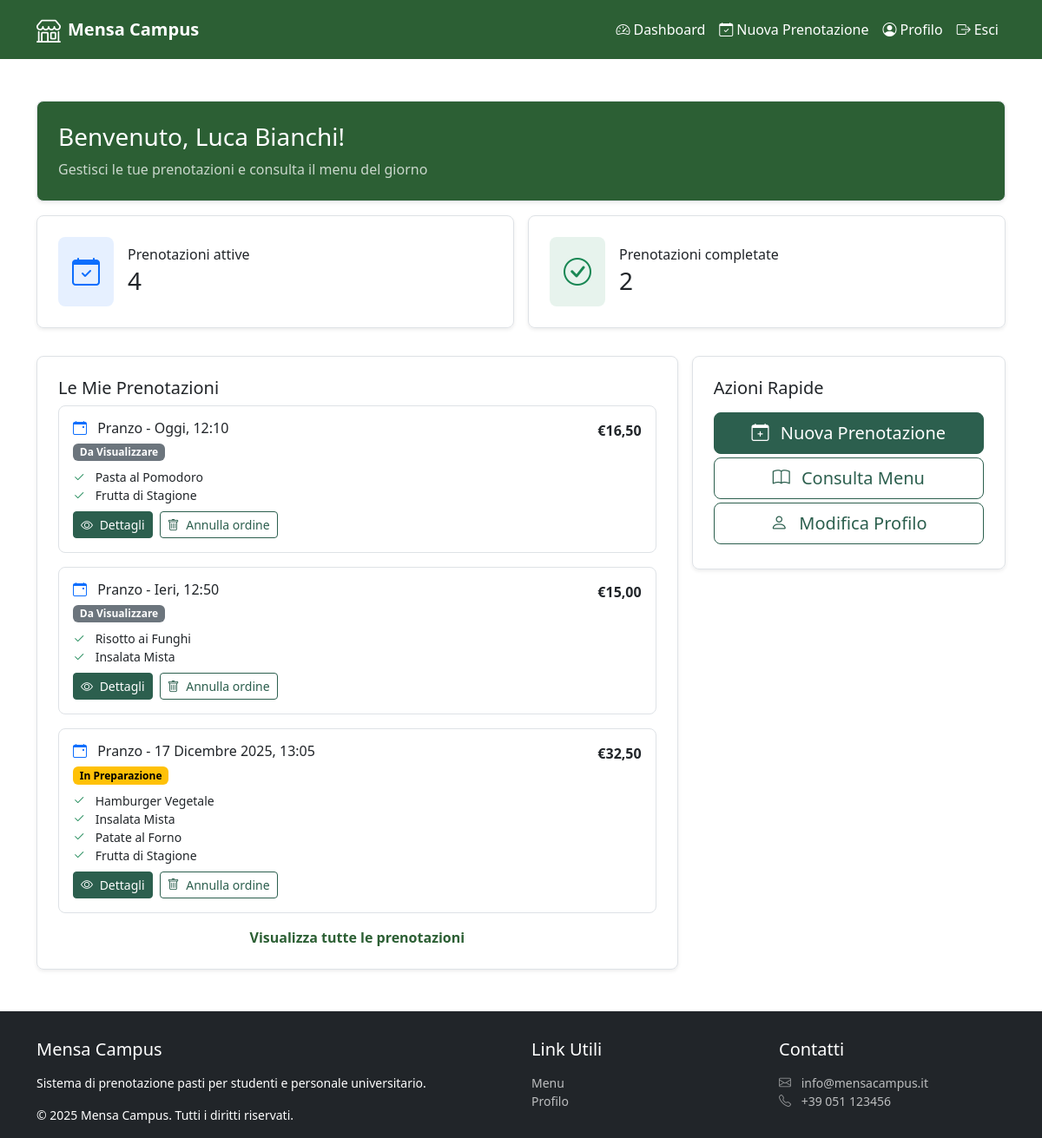
Screenshot of /user-dashboard.php (signed in) with the database file from the repository.
### tables this page shows
CREATE TABLE users (
    user_id INT NOT NULL AUTO_INCREMENT,
    email VARCHAR(255) NOT NULL,
    password VARCHAR(255) NOT NULL,
    first_name VARCHAR(50) NOT NULL,
    last_name VARCHAR(50) NOT NULL,
    admin BOOLEAN NOT NULL DEFAULT FALSE,
    registration_date DATETIME NOT NULL DEFAULT CURRENT_TIMESTAMP,
    PRIMARY KEY (user_id),
    UNIQUE KEY uk_users_email (email)
);

CREATE TABLE reservations (
    reservation_id INT NOT NULL AUTO_INCREMENT,
    total_amount DECIMAL(8,2) NOT NULL,
    date_time DATETIME NOT NULL,
    notes TEXT COMMENT 'Note aggiuntive inserite dall’utente',
    status ENUM(
        'Da Visualizzare',
        'In Preparazione',
        'Pronto al ritiro',
        'Completato',
        'Annullato'
    ) NOT NULL DEFAULT 'Da Visualizzare',
    user_id INT NOT NULL,
    PRIMARY KEY (reservation_id),
    CONSTRAINT fk_reservations_user
        FOREIGN KEY (user_id)
        REFERENCES users(user_id)
);

CREATE TABLE reservation_dishes (
    reservation_id INT NOT NULL,
    dish_id INT NOT NULL,
    quantity INT NOT NULL,
    PRIMARY KEY (reservation_id, dish_id),
    CONSTRAINT fk_reservation_dishes_reservation
        FOREIGN KEY (reservation_id)
        REFERENCES reservations(reservation_id),
    CONSTRAINT fk_reservation_dishes_dish
        FOREIGN KEY (dish_id)
        REFERENCES dishes(dish_id)
);

CREATE TABLE dishes (
    dish_id INT NOT NULL AUTO_INCREMENT,
    name VARCHAR(50) NOT NULL,
    description VARCHAR(255) NOT NULL,
    price DECIMAL(6,2) NOT NULL,
    stock INT NOT NULL,
    image VARCHAR(255) NOT NULL,
    calories INT NOT NULL,
    category_id INT NOT NULL,
    PRIMARY KEY (dish_id),
    CONSTRAINT fk_dishes_category
        FOREIGN KEY (category_id)
        REFERENCES categories(category_id)
);

### user-dashboard.php (called while the page is built, shortened)
<?php
require_once 'bootstrap.php';
$userId = $_SESSION["user_id"];
$templateParams["user"] = $dbh->getUserById($userId);
$counts = $dbh->getReservationCountsByUser($userId);
$templateParams["titolo"] = "Mensa Campus - Prenotazioni";
$templateParams["active_count"] = (int)($counts['active_count'] ?? 0);
$templateParams["completed_count"] = (int)($counts['completed_count'] ?? 0);
$templateParams["nav_items"] = array(
    getNewNavItem("Dashboard", "user-dashboard.php", "bi bi-speedometer2"),
    getNewNavItem("Nuova Prenotazione", "user-bookings.php", "bi bi-calendar-check"),
    getNewNavItem("Profilo", "user-profile.php", "bi bi-person-circle"),
    getNewNavItem("Esci", "logout.php", "bi bi-box-arrow-right")
);
$templateParams["link_utili"][] = array(
    "name" => "Menu",
    "link" => "menu.php",
);
$templateParams["link_utili"][] = array(
    "name" => "Profilo",
    "link" => "user-profile.php",
);
$showAll = isset($_GET["show_all"]) && $_GET["show_all"] == "1";
$limit = $showAll ? null : 3;
$reservations = $dbh->getReservationsByUser($userId, $limit);;
foreach ($reservations as &$r) {
    $r['items'] = $dbh->getReservationItems((int)$r['reservation_id']);
}
$templateParams["reservations"] = $reservations;
$templateParams["content"] = "template/user-dashboard-content.php";
require 'template/base-user.php';
?>

### db/database.php (called while the page is built, shortened)
<?php
class DatabaseHelper {
    private $db;
    public function __construct($servername, $username, $password, $dbname, $port) {
        $this->db = new mysqli($servername, $username, $password, $dbname, $port);
        $this->db->set_charset('utf8mb4');
    }
    public function getUserById($userId) {
        $sql = "SELECT * FROM users WHERE user_id = ?";
        $stmt = $this->db->prepare($sql);
        $stmt->bind_param("i", $userId);
        $stmt->execute();
        $res = $stmt->get_result();
        $user = $res->fetch_array(MYSQLI_ASSOC);;
        return $user;
    }
   public function getReservationCountsByUser($userId) {
        $sql = "SELECT
                SUM(CASE WHEN status IN ('Da Visualizzare','In Preparazione','Pronto al ritiro') THEN 1 ELSE 0 END) AS active_count,
                SUM(CASE WHEN status = 'Completato' THEN 1 ELSE 0 END) AS completed_count
                FROM reservations
                WHERE user_id = ?";
        $stmt = $this->db->prepare($sql);
        $stmt->bind_param("i", $userId);
        $stmt->execute();
        $res = $stmt->get_result();
        $row = $res->fetch_assoc() ?: ['active_count' => 0, 'completed_count' => 0];
        return $row;
    }
    public function getReservationItems($reservationId) {
        $sql = "SELECT d.dish_id, d.name, rd.quantity
                FROM reservation_dishes rd
                JOIN dishes d ON d.dish_id = rd.dish_id
                WHERE rd.reservation_id = ?";
        $stmt = $this->db->prepare($sql);
        $stmt->bind_param("i", $reservationId);
        $stmt->execute();
        $res = $stmt->get_result();
        $rows = $res->fetch_all(MYSQLI_ASSOC);
        return $rows;
    }
    public function getReservationsByUser($userId, $limit = null) {
        $sql = "SELECT reservation_id, total_amount, date_time, status
                FROM reservations
                WHERE user_id = ?
                ORDER BY date_time DESC";
        if ($limit !== null) {
            $sql .= " LIMIT ?";
        }
        $stmt = $this->db->prepare($sql);
        if ($limit !== null) {
            $stmt->bind_param("ii", $userId, $limit);
        } else {
            $stmt->bind_param("i", $userId);
        }
        $stmt->execute();
        $res = $stmt->get_result();
        $rows = $res->fetch_all(MYSQLI_ASSOC);
        return $rows;
    }
}
?>

### bootstrap.php (called while the page is built, shortened)
<?php
require_once("db/database.php");
require_once("utils/functions.php");
$dbh = new DatabaseHelper("localhost", "root", "", "cafeteria", 3306);
?>

### utils/functions.php (called while the page is built, shortened)
<?php
    function getNewNavItem($name, $link, $iconClass) {
        return array(
            "name" => $name,
            "link" => $link,
            "iconClass" => $iconClass
        );
    }
    function reservationBadgeClass(string $status): string {
        return match ($status) {
            'Completato'        => 'text-bg-success',
            'Annullato'         => 'text-bg-danger',
            'Pronto al ritiro'  => 'text-bg-info',
            'In Preparazione'   => 'text-bg-warning',
            'Da Visualizzare'   => 'text-bg-secondary',
            default             => 'text-bg-dark',
        };
    }
    function canCancelReservation(string $status): bool {
        return in_array($status, ['Da Visualizzare', 'In Preparazione'], true);
    }
    function formatEuro($amount): string {
        return number_format((float)$amount, 2, ',', '.');
    }
    function formatWhen($dt) {
        $ts = strtotime($dt);
        $today = date('Y-m-d');
        $yesterday = date('Y-m-d', strtotime('-1 day'));
        $tomorrow = date('Y-m-d', strtotime('+1 day'));
        $d = date('Y-m-d', $ts);
        $time = date('H:i', $ts);
        if ($d === $today) return "Oggi, $time";
        if ($d === $yesterday) return "Ieri, $time";
        $months = [
            1 => 'Gennaio', 2 => 'Febbraio', 3 => 'Marzo', 4 => 'Aprile',
            5 => 'Maggio', 6 => 'Giugno', 7 => 'Luglio', 8 => 'Agosto',
            9 => 'Settembre', 10 => 'Ottobre', 11 => 'Novembre', 12 => 'Dicembre'
        ];
        $day = (int)date('j', $ts);
        $monthNum = (int)date('n', $ts);
        $year = (int)date('Y', $ts);
        $monthName = $months[$monthNum] ?? date('F', $ts);
        return $day . ' ' . $monthName . ' ' . $year . ', ' . $time;
    }
?>

### template/user-dashboard-content.php (the view, shortened to what this page needs)
<main class="container my-5">
    <header class="welcome border rounded-3 p-4 mb-3 shadow-sm">
    <h1 class="h3 mb-2 text-white">
        Benvenuto, <?php echo htmlspecialchars($templateParams["user"]["first_name"] . ' ' . $templateParams["user"]["last_name"], ENT_QUOTES, 'UTF-8'); ?>!
    </h1>
    <p class="mb-0 opacity-75 text-white">Gestisci le tue prenotazioni e consulta il menu del giorno</p>
    </header>
    <section class="row g-3" aria-label="Stato prenotazioni">
    <div class="col-md-6">
        <section class="border rounded-3 p-4 shadow-sm" aria-label="Prenotazioni attive">
        <div class="d-flex align-items-center">
            <div class="bg-primary bg-opacity-10 rounded-3 p-3" aria-hidden="true">
                <i class="bi bi-calendar-check text-primary fs-2" aria-hidden="true"></i>
            </div>
            <div class="ms-3">
            <h2 class="h6 mb-1">Prenotazioni attive</h2>
            <p class="h3 mb-0"><?php echo htmlspecialchars((string)$templateParams["active_count"], ENT_QUOTES, 'UTF-8'); ?></p>
            </div>
        </div>
        </section>
    </div>
    <div class="col-md-6">
        <section class="border rounded-3 p-4 shadow-sm" aria-label="Prenotazioni completate">
        <div class="d-flex align-items-center">
            <div class="bg-success bg-opacity-10 rounded-3 p-3" aria-hidden="true">
                <i class="bi bi-check-circle text-success fs-2" aria-hidden="true"></i>
            </div>
            <div class="ms-3">
            <h2 class="h6 mb-1">Prenotazioni completate</h2>
            <p class="h3 mb-0"><?php echo htmlspecialchars((string)$templateParams["completed_count"], ENT_QUOTES, 'UTF-8'); ?></p>
            </div>
        </div>
        </section>
    </div>
    </section>
    <div class="row g-3 mt-3">
    <div class="col-md-8">
        <section class="border rounded-3 p-4 shadow-sm" aria-labelledby="my-bookings-heading">
        <h2 id="my-bookings-heading" class="h5">Le Mie Prenotazioni</h2>
        <?php if (empty($templateParams["reservations"])): ?>
            <div class="alert alert-info mb-0" role="alert">
                Nessuna prenotazione trovata.
            </div>
        <?php else: ?>
            <ul class="list-unstyled">
                <?php foreach($templateParams["reservations"] as $reservation): ?>
                    <?php
                        $status = (string)$reservation["status"];
                        $when   = formatWhen($reservation["date_time"]);
                        $total  = formatEuro($reservation["total_amount"]);
                        $items  = $reservation["items"] ?? [];
                        $badgeClass = reservationBadgeClass($status);
                    ?>
                <li class="mb-3 p-3 border rounded-3">
                <div class="d-flex justify-content-between align-items-start mb-2">
                    <div>
                        <h3 class="h6 mb-1">
                            <i class="bi bi-calendar-event text-primary me-2" aria-hidden="true"></i>
                            <span>
                                Pranzo - <?php echo htmlspecialchars((string)$when, ENT_QUOTES, 'UTF-8'); ?>
                            </span>
                        </h3>
                        <span class="badge <?php echo htmlspecialchars((string)$badgeClass, ENT_QUOTES, 'UTF-8'); ?>"><?php echo htmlspecialchars((string)$status, ENT_QUOTES, 'UTF-8'); ?></span>
                    </div>
                    <strong>€<?php echo htmlspecialchars((string)$total, ENT_QUOTES, 'UTF-8'); ?></strong>
                </div>
                <?php if (!empty($items)): ?>
                    <ul class="list-unstyled small mb-2">
                        <?php foreach($items as $item): ?>
                            <li>
                                <i class="bi bi-check2 text-success me-2" aria-hidden="true"></i>
                                <span><?php echo htmlspecialchars((string)$item["name"], ENT_QUOTES, 'UTF-8'); ?></span>
                            </li>
                        <?php endforeach; ?>
                    </ul>
                <?php else: ?>
                    <p class="small text-body-secondary mb-2">Nessun piatto associato.</p>
                <?php endif; ?>
                <div class="d-flex gap-2">
                    <a class="btn btn-sm btn-outline-primary" type="button"
                    href="single-order.php?reservation_id=<?php echo (int)$reservation['reservation_id']; ?>">
                        <i class="bi bi-eye me-1" aria-hidden="true"></i>
                        <span class="text-white">Dettagli</span>
                    </a>
                    <?php if (canCancelReservation($reservation['status'])) { ?>
                        <a class="btn btn-sm" type="button"
                        href="user-dashboard.php?cancel_id=<?php echo (int)$reservation['reservation_id']; ?>">
                            <i class="bi bi-trash me-1" aria-hidden="true"></i>
                            <span>Annulla ordine</span>
                        </a>
                    <?php } ?>
                </div>
                <?php endforeach; ?>
            </ul>
        <?php endif; ?>
       <div class="text-center mt-3">
            <?php if ($showAll): ?>
                <a href="user-dashboard.php" class="text-decoration-none fw-bold">
                    Mostra meno
                </a>
            <?php else: ?>
                <a href="user-dashboard.php?show_all=1" class="text-decoration-none fw-bold">
                    Visualizza tutte le prenotazioni
                </a>
            <?php endif; ?>
        </div>
        </section>
    </div>
    <aside class="col-md-4" aria-label="Pannello azioni rapide">
        <section class="border rounded-3 p-4 shadow-sm">
        <div class="pb-3">
            <h2 class="h5 mb-0">Azioni Rapide</h2>
        </div>
        <a href="user-bookings.php" class="btn btn-lg text-white mb-1 w-100">
            <i class="bi bi-calendar-plus me-2" aria-hidden="true"></i>
            <span>Nuova Prenotazione</span>
        </a>
        <a href="menu.php" class="btn btn-lg mb-1 w-100">
            <i class="bi bi-book me-2" aria-hidden="true"></i>
            <span>Consulta Menu</span>
        </a>
        <a href="user-profile.php" class="btn btn-lg mb-1 w-100">
            <i class="bi bi-person me-2" aria-hidden="true"></i>
            <span>Modifica Profilo</span>
            </a>
        </section>
    </aside>
    </div>
</main>

### css/user-style.css (style rules this page uses)
main a { color: #2C5F34; }
nav.navbar, main > header.welcome { background-color: #2C5F34; }
form input[type="submit"], form button[type="submit"], a.btn:first-child, aside a.btn:first-child, aside section a.btn:first-of-type, main .col-md-8 ul li .d-flex a.btn-outline-primary { background-color: #2C5F4E !important; border-color: #2C5F4E !important; }
form button[type="submit"] i, a.btn:first-child i, aside section a.btn:first-of-type i { color: white; }
a.btn { color: #2C5F4E; border-color: #2C5F4E; }
main i.bi { color: #2C5F4E; }

### rows the page displays
users: first_name+last_name "Luca Bianchi"
reservations: date_time "Oggi, 12:10", status "Da Visualizzare", total_amount "16,50"
reservation_dishes: dish.name "Pasta al Pomodoro"
reservation_dishes: dish.name "Frutta di Stagione"
reservations: date_time "Ieri, 12:50", status "Da Visualizzare", total_amount "15,00"
reservation_dishes: dish.name "Risotto ai Funghi"
reservation_dishes: dish.name "Insalata Mista"
reservations: date_time "17 Dicembre 2025, 13:05", status "In Preparazione", total_amount "32,50"
reservation_dishes: dish.name "Hamburger Vegetale"
reservation_dishes: dish.name "Patate al Forno"
reservation_dishes: dish.name "Frutta di Stagione"

### other values shown
$nav_item["name"] "Dashboard"
$nav_item["name"] "Nuova Prenotazione"
$nav_item["name"] "Profilo"
$nav_item["name"] "Esci"
$templateParams["active_count"] "4"
$templateParams["completed_count"] "2"
$link["name"] "Menu"
$link["name"] "Profilo"
